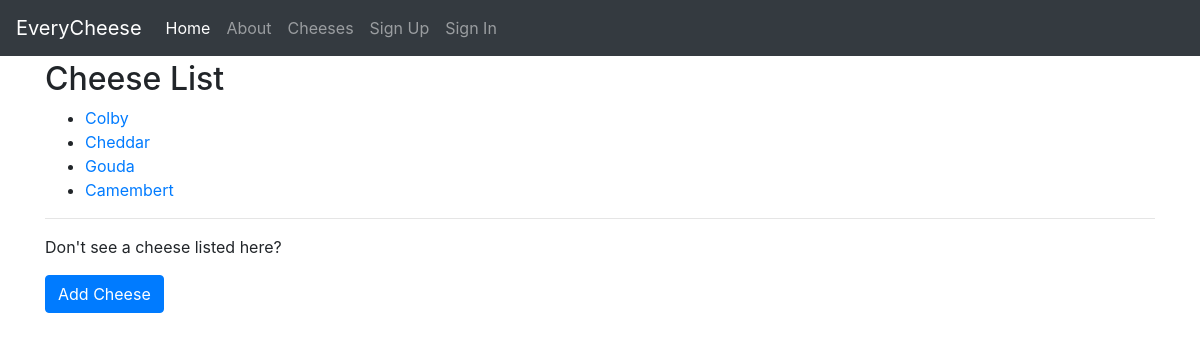
/cheeses/, run on an earlier commit of the app's database.
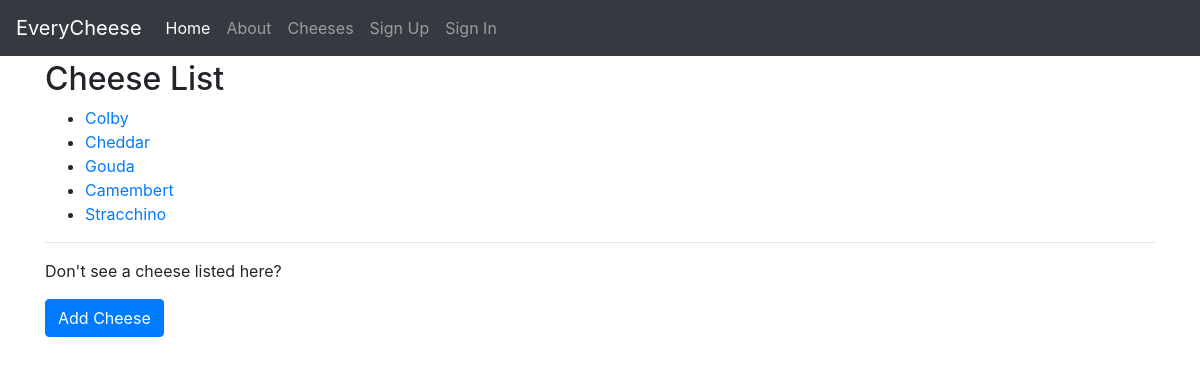
And on a later commit of the database.
### everycheese/cheeses/models.py (models this page shows, shortened)
class Cheese(TimeStampedModel):
    class Firmness(models.TextChoices):
        UNSPECIFIED = "unspecified", "Unspecified"
        SOFT = "soft", "Soft"
        SEMI_SOFT = 'semi-soft','Semi-Soft'
        SEMI_HARD = 'semi-hard', 'Semi-Hard'
        HARD = 'hard', 'Hard'
    name = models.CharField("Name of Cheese", max_length=255)
    slug = AutoSlugField("Cheese Address", unique=True, always_update=False, populate_from="name")
    description = models.TextField("Description", blank=True)
    firmness = models.CharField("Firmness", max_length=20,
        choices=Firmness.choices, default=Firmness.UNSPECIFIED)
    country_of_origin = CountryField("Country of Origin", blank=True)
    creator = models.ForeignKey(settings.AUTH_USER_MODEL, null=True, on_delete=models.SET_NULL)

### everycheese/cheeses/views.py (the view)
class CheeseListView(ListView):
    model = Cheese

### everycheese/utils/context_processors.py (called while the page is built)
def settings_context(_request):
    return {"DEBUG": settings.DEBUG}  # explicit

### everycheese/templates/cheeses/cheese_list.html (shortened to what this page needs)
{% extends "base.html" %}
{% block content %}
    <h2>Cheese List</h2>
<ul>
    {% for cheese in cheese_list %}
      <li><a href="{% url 'cheeses:detail' cheese.slug %}">{{ cheese.name }}</a></li>
    {% endfor %}
</ul>
<hr/>
<p>Don't see a cheese listed here?</p>
<p><a class="btn btn-primary" href="{% url 'cheeses:add' %}" role="button">Add Cheese</a></p>
{% endblock content %}

### everycheese/templates/base.html (shortened to what this page needs)
{% load static i18n %}<!DOCTYPE html>
<html lang="en">
  <head>
    {% block css %}
    <link href="https://stackpath.bootstrapcdn.com/bootstrap/4.3.1/css/bootstrap.min.css" rel="stylesheet">
    <link href="{% static 'css/project.css' %}" rel="stylesheet">
    {% endblock %}
  </head>
  <body>
    <div class="mb-1">
      <nav class="navbar navbar-expand-md navbar-dark bg-dark">
        <a class="navbar-brand" href="{% url 'home' %}">EveryCheese</a>
        <div class="collapse navbar-collapse" id="navbarSupportedContent">
          <ul class="navbar-nav mr-auto">
            <li class="nav-item active">
              <a class="nav-link" href="{% url 'home' %}">Home <span class="sr-only">(current)</span></a>
            </li>
            <li class="nav-item">
              <a class="nav-link" href="{% url 'about' %}">About</a>
            </li>
            <li class="nav-item">
              <a class="nav-link" href="{% url 'cheeses:list' %}">Cheeses</a>
            </li>
            {% if request.user.is_authenticated %}
              <li class="nav-item">
                <a class="nav-link" href="{% url 'users:detail' request.user.username  %}">{% trans "My Profile" %}</a>
              </li>
              <li class="nav-item">
                <a class="nav-link" href="{% url 'account_logout' %}">{% trans "Sign Out" %}</a>
              </li>
            {% else %}
              <li class="nav-item">
                <a id="sign-up-link" class="nav-link" href="{% url 'account_signup' %}">{% trans "Sign Up" %}</a>
              </li>
              <li class="nav-item">
                <a id="log-in-link" class="nav-link" href="{% url 'account_login' %}">{% trans "Sign In" %}</a>
              </li>
            {% endif %}
          </ul>
        </div>
      </nav>
    </div>
    <div class="container">
      {% block content %}{% endblock content %}
    </div>
  </body>
</html>

What changed in the data, as far as the page shows it:
added Cheese: name "Stracchino"
